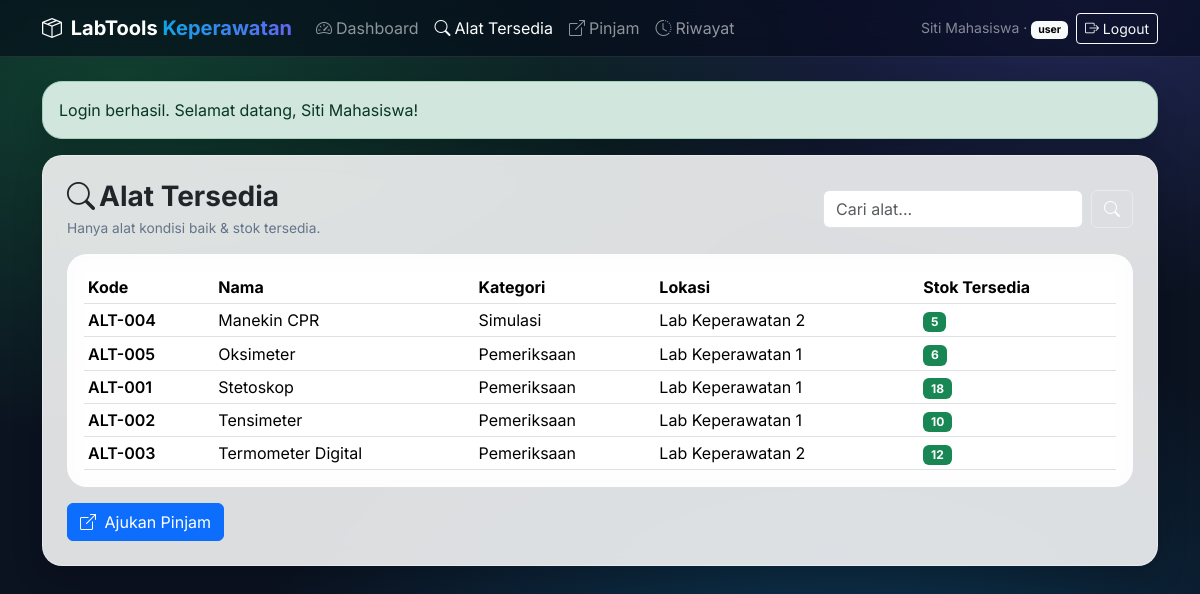
The app's page /user/alat.php (signed in) with its own data.
### tables this page shows
CREATE TABLE `alat` (
  `id` int(11) NOT NULL,
  `kode` varchar(30) NOT NULL,
  `nama` varchar(120) NOT NULL,
  `kategori` varchar(80) DEFAULT NULL,
  `lokasi` varchar(80) DEFAULT NULL,
  `stok_total` int(11) NOT NULL DEFAULT 0,
  `stok_tersedia` int(11) NOT NULL DEFAULT 0,
  `kondisi` enum('baik','rusak','maintenance') NOT NULL DEFAULT 'baik',
  `created_at` timestamp NOT NULL DEFAULT current_timestamp(),
  `updated_at` timestamp NULL DEFAULT NULL ON UPDATE current_timestamp()
);

### helpers.php (called while the page is built, shortened)
<?php
require_once __DIR__ . "/config.php";
function esc($s){ return htmlspecialchars((string)$s, ENT_QUOTES, 'UTF-8'); }
function base_url(){
  global $BASE_URL;
  return rtrim($BASE_URL ?? '', '/');
}
function url($path){
  $path = '/' . ltrim($path, '/');
  return base_url() . $path;
}
function db_all($sql, $types = "", $params = []) {
  global $koneksi;
  $st = mysqli_prepare($koneksi, $sql);
  mysqli_stmt_execute($st);
  $res = mysqli_stmt_get_result($st);
  $rows = [];
  if ($res) while ($r = mysqli_fetch_assoc($res)) $rows[] = $r;
  return $rows;
}

### config.php (called while the page is built, shortened)
<?php
$dir = str_replace('\\','/', realpath(__DIR__));
$root = str_replace('\\','/', realpath($_SERVER['DOCUMENT_ROOT']));
$BASE_URL = "/pemrog";
if (strpos($dir, $root) === 0) {
  $BASE_URL = substr($dir, strlen($root));
}
$BASE_URL = rtrim($BASE_URL, '/');

### user/alat.php (the view, shortened to what this page needs)
<?php
require_once __DIR__ . "/../helpers.php";
require_once __DIR__ . "/../ui.php";
$q = trim($_GET['q'] ?? '');
if($q){
  $rows = db_all("SELECT * FROM alat
                 WHERE kondisi='baik' AND stok_tersedia>0 AND (kode LIKE ? OR nama LIKE ?)
                 ORDER BY nama","ss",["%$q%","%$q%"]);
} else {
  $rows = db_all("SELECT * FROM alat WHERE kondisi='baik' AND stok_tersedia>0 ORDER BY nama");
}
?>
<div class="glass rounded-xxl shadow-soft p-4">
  <div class="d-flex justify-content-between align-items-center flex-wrap gap-2">
    <div>
      <h3 class="fw-bold mb-1"><i class="bi bi-search me-1"></i>Alat Tersedia</h3>
      <div class="muted-mini">Hanya alat kondisi baik & stok tersedia.</div>
    </div>
    <form class="d-flex gap-2" method="get">
      <input class="form-control" name="q" placeholder="Cari alat..." value="<?= esc($q) ?>">
      <button class="btn btn-outline-light" style="border-color:rgba(255,255,255,.35);color:white"><i class="bi bi-search"></i></button>
    </form>
  </div>
  <div class="glass rounded-xxl p-3 mt-3 table-responsive">
    <table class="table table-sm align-middle mb-0">
      <thead>
        <tr><th>Kode</th><th>Nama</th><th>Kategori</th><th>Lokasi</th><th>Stok Tersedia</th></tr>
      </thead>
      <tbody>
        <?php foreach($rows as $r): ?>
          <tr>
            <td class="fw-semibold"><?= esc($r['kode']) ?></td>
            <td><?= esc($r['nama']) ?></td>
            <td><?= esc($r['kategori']) ?></td>
            <td><?= esc($r['lokasi']) ?></td>
            <td><span class="badge text-bg-success"><?= (int)$r['stok_tersedia'] ?></span></td>
          </tr>
        <?php endforeach; ?>
      </tbody>
    </table>
  </div>
  <div class="mt-3">
   <a class="btn btn-primary" href="<?= esc(url('/user/pinjam.php')) ?>">
  <i class="bi bi-box-arrow-up-right me-1"></i> Ajukan Pinjam
</a>
  </div>
</div>

### assets/app.css (style rules this page uses)
:root { --bg:#0b1220; --glass: rgba(255,255,255,.86); --stroke: rgba(255,255,255,.35); --shadow: 0 12px 30px rgba(0,0,0,.18); --c1:#0ea5e9; --c2:#6366f1; --c3:#22c55e; --muted:#64748b; }
body { font-family: Inter, system-ui, Segoe UI, Arial; background: radial-gradient(1200px 600px at 10% 10%, rgba(34,197,94,.24), transparent 60%), radial-gradient(900px 500px at 90% 0%, rgba(99,102,241,.24), transparent 60%), radial-gradient(1000px 700px at 70% 90%, rgba(14,165,233,.24), transparent 60%), var(--bg); min-height:100vh; }
.glass { background: var(--glass); border: 1px solid var(--stroke); backdrop-filter: blur(12px); }
.rounded-xxl { border-radius: 1.25rem; }
.shadow-soft { box-shadow: var(--shadow); }
.muted-mini { font-size:.86rem; color: var(--muted); }
.table thead th { white-space: nowrap; }

### ui.php (style rules this page uses)
:root { --bg1:#0ea5e9; --bg2:#6366f1; --bg3:#22c55e; --card: rgba(255,255,255,.86); }
body { font-family:Inter,system-ui,Segoe UI,Arial; background: radial-gradient(1200px 600px at 10% 10%, rgba(34,197,94,.25), transparent 60%), radial-gradient(900px 500px at 90% 0%, rgba(99,102,241,.25), transparent 60%), radial-gradient(1000px 700px at 70% 90%, rgba(14,165,233,.25), transparent 60%), #0b1220; min-height:100vh; }
.glass { background:var(--card); backdrop-filter: blur(10px); border:1px solid rgba(255,255,255,.35) }
.rounded-xxl { border-radius: 1.25rem; }
.shadow-soft { box-shadow: 0 12px 30px rgba(0,0,0,.18); }
.table thead th { white-space:nowrap }
.muted-mini { font-size:.86rem;color:#64748b }

### records on screen
alat: kode "ALT-004", nama "Manekin CPR", kategori "Simulasi", lokasi "Lab Keperawatan 2", stok_tersedia "5"
alat: kode "ALT-005", nama "Oksimeter", kategori "Pemeriksaan", lokasi "Lab Keperawatan 1", stok_tersedia "6"
alat: kode "ALT-001", nama "Stetoskop", kategori "Pemeriksaan", lokasi "Lab Keperawatan 1", stok_tersedia "18"
alat: kode "ALT-002", nama "Tensimeter", kategori "Pemeriksaan", lokasi "Lab Keperawatan 1", stok_tersedia "10"
alat: kode "ALT-003", nama "Termometer Digital", kategori "Pemeriksaan", lokasi "Lab Keperawatan 2", stok_tersedia "12"

### other values on screen
$u['nama'] "Siti Mahasiswa"
$u['role'] "user"
$f['msg'] "Login berhasil. Selamat datang, Siti Mahasiswa!"
